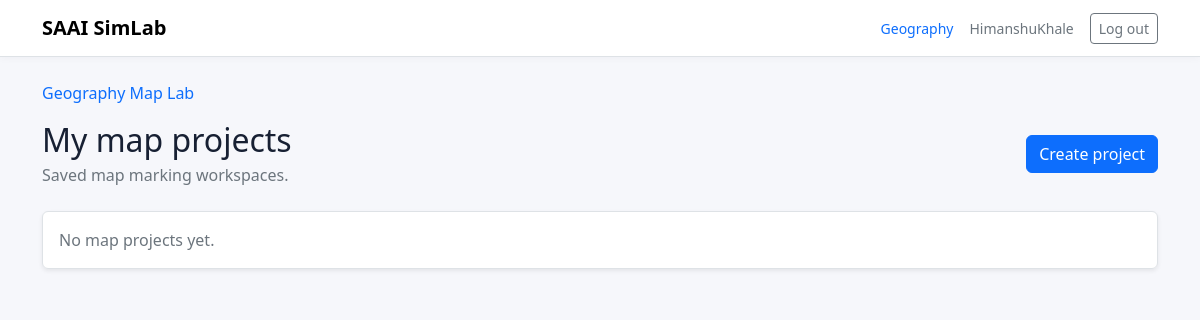
Before: /geography/projects/ (signed in) with the older database file.
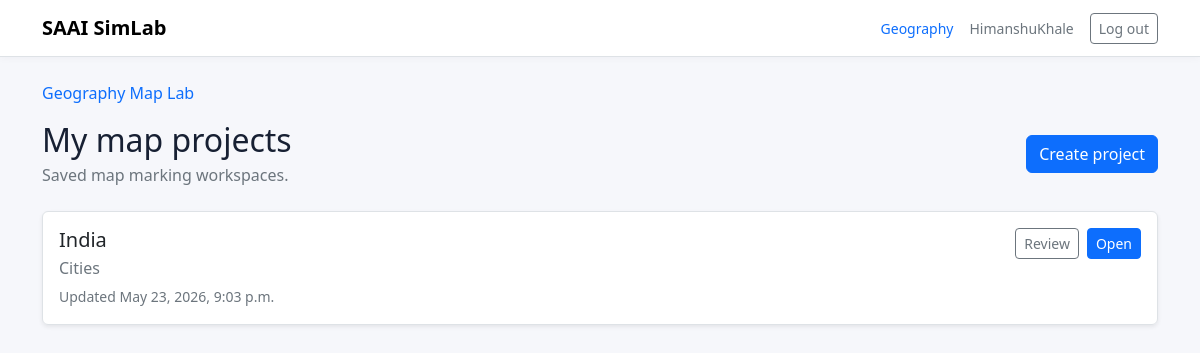
After: the same page with the newer database file.
### geography/models.py (models this page shows, shortened)
class MapProject(models.Model):
    class Status(models.TextChoices):
        DRAFT = 'draft', 'Draft'
        IN_REVIEW = 'in_review', 'In review'
        COMPLETED = 'completed', 'Completed'
        ARCHIVED = 'archived', 'Archived'
    owner = models.ForeignKey(
        settings.AUTH_USER_MODEL,
        on_delete=models.CASCADE,
        related_name='geography_map_projects',
    )
    title = models.CharField(max_length=180)
    description = models.TextField(blank=True)
    map_asset = models.ForeignKey(
        MapAsset,
        on_delete=models.SET_NULL,
        related_name='projects',
        blank=True,
        null=True,
    )
    custom_map_image = models.ImageField(upload_to='geography/project_maps/', blank=True)
    scenario = models.ForeignKey(
        Scenario,
        on_delete=models.SET_NULL,
        related_name='map_projects',
        blank=True,
        null=True,
    )
    task = models.ForeignKey(
        'GeographyTask',
        on_delete=models.SET_NULL,
        related_name='map_projects',
        blank=True,
        null=True,
    )
    session = models.ForeignKey(
        SimulationSession,
        on_delete=models.SET_NULL,
        related_name='map_projects',
        blank=True,
        null=True,
    )
    project_json = models.JSONField(default=dict, blank=True)
    calibration_json = models.JSONField(default=dict, blank=True)
    tags = models.JSONField(default=list, blank=True)
    status = models.CharField(max_length=20, choices=Status.choices, default=Status.DRAFT)
    created_at = models.DateTimeField(auto_now_add=True)
    updated_at = models.DateTimeField(auto_now=True)
    class Meta:
        ordering = ['-updated_at']

### geography/views.py (the view)
# urls.py: path('projects/', views.project_list, name='project_list'),
@login_required
def project_list(request):
    projects = MapProject.objects.filter(owner=request.user).select_related('map_asset', 'scenario')
    return render(request, 'geography/map_project_list.html', {'projects': projects})

### templates/geography/map_project_list.html (shortened to what this page needs)
{% extends "base.html" %}
{% block content %}
  <nav class="mb-3">
    <a href="{% url 'geography:dashboard' %}" class="text-decoration-none">Geography Map Lab</a>
  </nav>
  <div class="d-flex justify-content-between align-items-center mb-4">
    <div>
      <h1 class="h2 mb-1">My map projects</h1>
      <p class="text-secondary mb-0">Saved map marking workspaces.</p>
    </div>
    <a class="btn btn-primary" href="{% url 'geography:project_create' %}">Create project</a>
  </div>
  <div class="list-group shadow-sm">
    {% for project in projects %}
      <div class="list-group-item p-3">
        <div class="d-flex flex-wrap justify-content-between gap-3">
          <div>
            <h2 class="h5 mb-1">{{ project.title }}</h2>
            <p class="text-secondary mb-1">{{ project.description|default:"No description yet." }}</p>
            <small class="text-secondary">Updated {{ project.updated_at }}</small>
          </div>
          <div class="d-flex gap-2 align-items-start">
            <a class="btn btn-sm btn-outline-secondary" href="{% url 'geography:project_detail' project.id %}">Review</a>
            <a class="btn btn-sm btn-primary" href="{% url 'geography:workspace' project.id %}">Open</a>
          </div>
        </div>
      </div>
    {% empty %}
      <div class="list-group-item p-3 text-secondary">No map projects yet.</div>
    {% endfor %}
  </div>
{% endblock %}

Changed rows visible on the page:
added MapProject: title "India", description "Cities", updated_at "May 23, 2026, 9:03 p.m."
Other visible differences:
text no longer shown: "No map projects yet."
